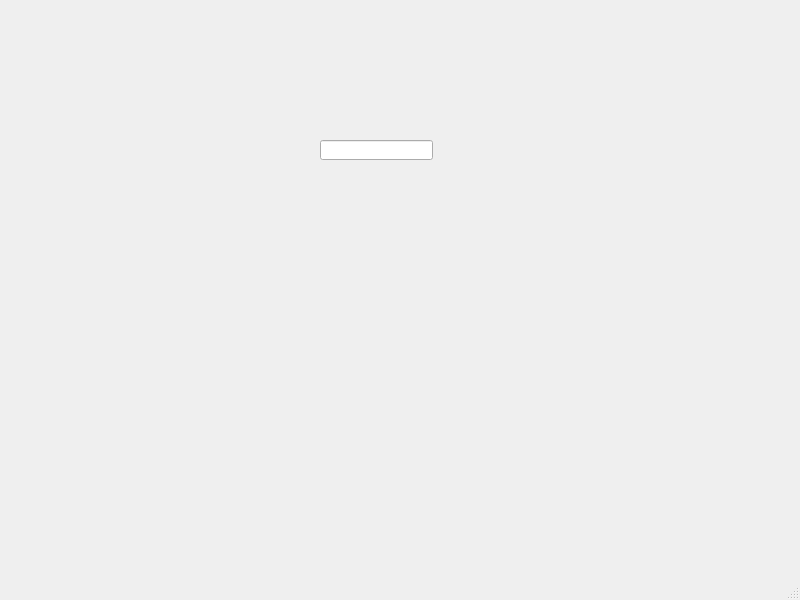
<?xml version="1.0" encoding="UTF-8"?>
<ui version="4.0">
 <class>SoftKeyInputWin</class>
 <widget class="QMainWindow" name="SoftKeyInputWin">
  <property name="geometry">
   <rect>
    <x>0</x>
    <y>0</y>
    <width>800</width>
    <height>600</height>
   </rect>
  </property>
  <property name="windowTitle">
   <string>SoftKeyInputWin</string>
  </property>
  <widget class="QWidget" name="centralwidget">
   <widget class="QLineEdit" name="lineEdit">
    <property name="geometry">
     <rect>
      <x>320</x>
      <y>140</y>
      <width>113</width>
      <height>20</height>
     </rect>
    </property>
   </widget>
  </widget>
  <widget class="QMenuBar" name="menubar">
   <property name="geometry">
    <rect>
     <x>0</x>
     <y>0</y>
     <width>800</width>
     <height>23</height>
    </rect>
   </property>
  </widget>
  <widget class="QStatusBar" name="statusbar"/>
 </widget>
 <resources/>
 <connections/>
</ui>
